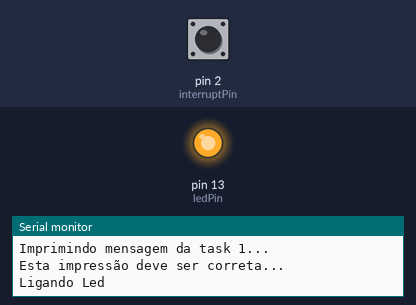
Bench run of a sketch on a simulated Arduino Uno, built with avr-gcc and run on an emulated ATmega328P. Parts: output pins drawn as LEDs (lit = HIGH), the last lines printed to the serial monitor. The test bench sets the inputs (shaded band); at power-on: pin 2 (interruptPin) HIGH.

Above: at 1.2 s.
1.3 s: pin 2 (interruptPin) pulled LOW for 1 s
At 5.3 s:
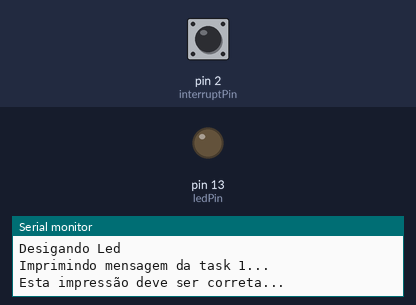
Timing chart, 0 to 9.3 s (numbered marks = the images above; inputs shaded):
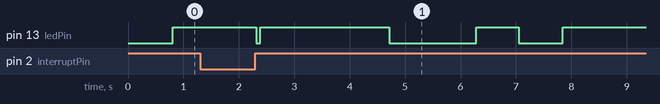

The sketch:

ex04-a.ino
```cpp
#include <Arduino_FreeRTOS.h>
#include <semphr.h>

const byte ledPin = 13;
const byte interruptPin = 2;

const int high = 1;
const int low = 0;

SemaphoreHandle_t xSemaphoreMutex = NULL;
SemaphoreHandle_t xSemaphoreBinary = NULL;

void myTask1(void *pvParameters);
void myTask2(void *pvParametres);
void GateKeeperTask(void *pvParameters);

QueueHandle_t xQueue;

void setup() {

  Serial.begin(9600);
  pinMode(ledPin, OUTPUT);
  pinMode(interruptPin, INPUT_PULLUP);
  attachInterrupt(digitalPinToInterrupt(interruptPin), interrupcao, RISING);

  xSemaphoreMutex = xSemaphoreCreateMutex();
  vSemaphoreCreateBinary(xSemaphoreBinary);

  xTaskCreate(myTask1, "myTask1", 128, NULL, 2, NULL);
  xTaskCreate(myTask2, "myTask2", 128, NULL, 1, NULL);
  xTaskCreate(GateKeeperTask, "GateKeeper", 128, NULL, 0, NULL);

  xQueue = xQueueCreate(5, sizeof(int));

}

void interrupcao(){

  Serial.println("GERANDO INTERRUPÇÃO...");
  xSemaphoreGiveFromISR(xSemaphoreBinary, NULL); //entregando semaforo para aplicação
  Serial.println("SAINDO INTERRUPÇÃO...");

}

void myTask1(void *pvParameters){

  unsigned long timeStop;

  for(;;){

    TickType_t xLastWakeTime = xTaskGetTickCount();

    //instruir gatekeeper a ligar o led
    xQueueSend(xQueue, (void *)&high, portMAX_DELAY);

    timeStop = millis() + 500;
    while (millis() < timeStop);

    xSemaphoreTake(xSemaphoreMutex, portMAX_DELAY);
    Serial.println();
    Serial.println("Imprimindo mensagem da task 1...");
    Serial.println("Esta impressão deve ser correta...");
    Serial.println();
    xSemaphoreGive(xSemaphoreMutex);

    xTaskDelayUntil(&xLastWakeTime, pdMS_TO_TICKS(800));

  }

}

void myTask2(void *pvParameters){

  unsigned long timeStop;

  for(;;){
    if(xSemaphoreTake(xSemaphoreBinary, 100) == true){

      //instruir gatekeeper a desligar o led
      xQueueSend(xQueue, (void *)&low, portMAX_DELAY);

      timeStop = millis() + 200;
      while (millis() < timeStop);

      xSemaphoreTake(xSemaphoreMutex, portMAX_DELAY);
      Serial.println();
      Serial.println("Imprimindo mensagem da task 2...");
      Serial.println("Esta impressão deve ser correta...");
      Serial.println();
      xSemaphoreGive(xSemaphoreMutex);

    } else if(xSemaphoreTake(xSemaphoreBinary, 0) == NULL) {
      Serial.println("Semaforo ocupado");
    }
  }

}

void GateKeeperTask(void *pvParameters){

  int *queueMsg;

  for(;;){
    xQueueReceive(xQueue,&queueMsg,portMAX_DELAY);
    if(queueMsg == 0){
      digitalWrite(ledPin, LOW);
      Serial.println("Desigando Led");
    } else if(queueMsg == 1){
      digitalWrite(ledPin, HIGH);
      Serial.println("Ligando Led");
    }

  }

}

void loop() {

}
```
